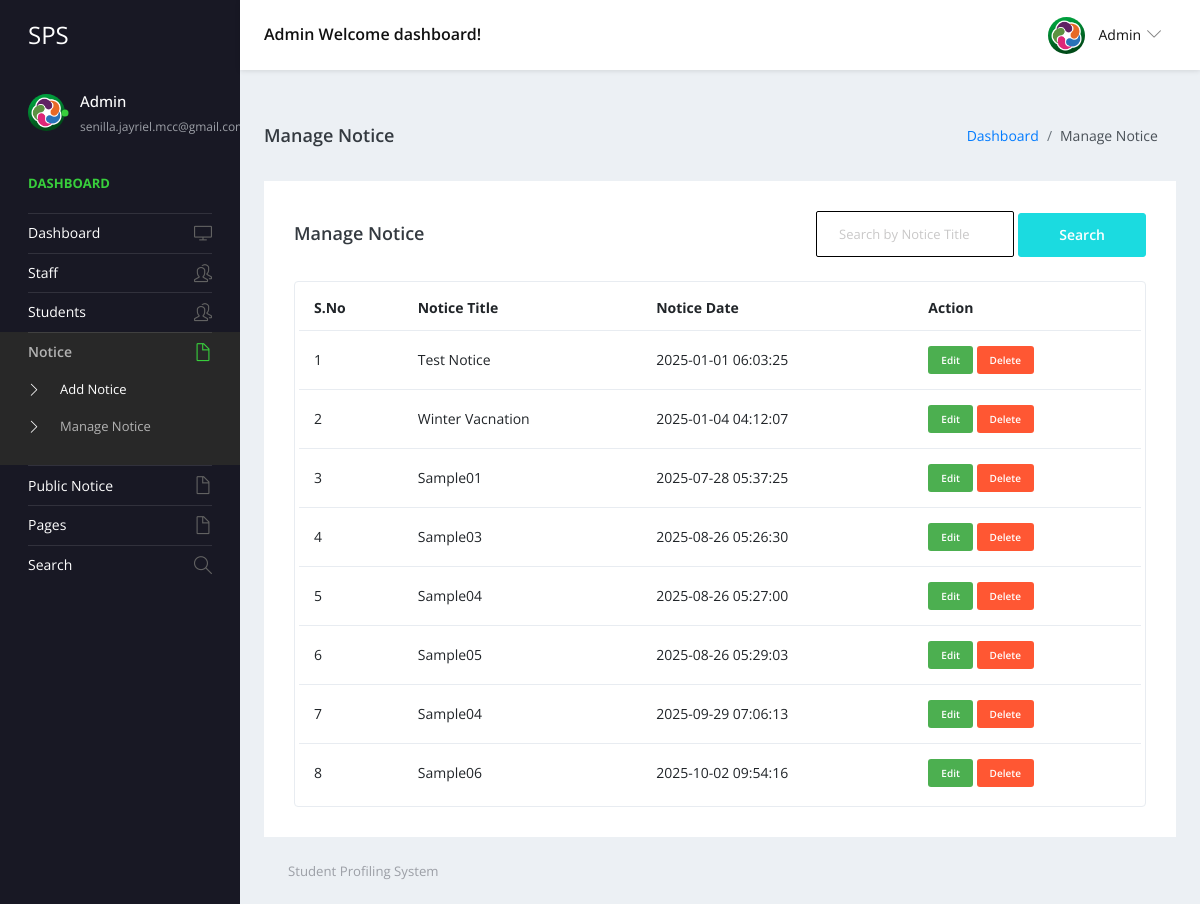
The app's page /admin/manage-notice.php (signed in) with its own data.
### tables this page shows
CREATE TABLE `tblnotice` (
  `ID` int(5) NOT NULL,
  `NoticeTitle` mediumtext DEFAULT NULL,
  `ClassId` int(10) DEFAULT NULL,
  `NoticeMsg` mediumtext DEFAULT NULL,
  `CreationDate` timestamp NULL DEFAULT current_timestamp()
);

### admin/manage-notice.php (the view, shortened to what this page needs)
<?php
include('includes/dbconnection.php');
if (strlen($_SESSION['sturecmsaid'] == 0)) {
  header('location:logout.php');
} else {
  $searchdata = '';
  ?>
  <!DOCTYPE html>
  <html lang="en">
  <head>
    <link rel="stylesheet" href="vendors/simple-line-icons/css/simple-line-icons.css">
    <link rel="stylesheet" href="vendors/flag-icon-css/css/flag-icon.min.css">
    <link rel="stylesheet" href="vendors/css/vendor.bundle.base.css">
    <link rel="stylesheet" href="./css/style.css">
  </head>
  <body>
    <div class="container-scroller">
      <?php include_once('includes/header.php'); ?>
      <div class="container-fluid page-body-wrapper">
        <?php include_once('includes/sidebar.php'); ?>
        <div class="main-panel">
          <div class="content-wrapper">
            <div class="page-header">
              <h3 class="page-title">Manage Notice</h3>
              <nav aria-label="breadcrumb">
                <ol class="breadcrumb">
                  <li class="breadcrumb-item"><a href="dashboard.php">Dashboard</a></li>
                  <li class="breadcrumb-item active" aria-current="page">Manage Notice</li>
                </ol>
              </nav>
            </div>
            <div class="row">
              <div class="col-md-12 grid-margin stretch-card">
                <div class="card">
                  <div class="card-body">
                    <div class="d-sm-flex align-items-center mb-4">
                      <h4 class="card-title mb-sm-0">Manage Notice</h4>
                      <form method="post" class="ml-auto">
                        <input type="text" name="searchdata" class="form-control" placeholder="Search by Notice Title"
                          value="<?php echo htmlentities($searchdata); ?>" style="display: inline-block; width: auto;">
                        <button type="submit" name="search" class="btn btn-primary">Search</button>
                      </form>
                    </div>
                    <div class="table-responsive border rounded p-1">
                      <table class="table">
                        <thead>
                          <tr>
                            <th class="font-weight-bold">S.No</th>
                            <th class="font-weight-bold">Notice Title</th>
                            <th class="font-weight-bold">Notice Date</th>
                            <th class="font-weight-bold">Action</th>
                          </tr>
                        </thead>
                        <tbody>
                          <?php
                          $sql = "SELECT NoticeTitle, CreationDate, ID as nid FROM tblnotice";
                          if (!empty($searchdata)) {
                            $sql .= " WHERE NoticeTitle LIKE :searchdata";
                          } else {
                            $sql .= " LIMIT 15";
                          }
                          $query = $dbh->prepare($sql);
                          $query->execute();
                          $results = $query->fetchAll(PDO::FETCH_OBJ);
                          $cnt = 1;
                          if ($query->rowCount() > 0) {
                            foreach ($results as $row) { ?>
                              <tr>
                                <td><?php echo htmlentities($cnt); ?></td>
                                <td><?php echo htmlentities($row->NoticeTitle); ?></td>
                                <td><?php echo htmlentities($row->CreationDate); ?></td>
                                <td>
                                  <div>
                                    <a href="edit-notice-detail.php?editid=<?php echo htmlentities($row->nid); ?>"
                                      class="btn btn-xs" style="background-color: #4CAF50; color: white;"
                                      target="_blank">Edit</a>
                                    <a href="manage-notice.php?delid=<?php echo ($row->nid); ?>"
                                      onclick="return confirm('Do you really want to Delete ?');" class="btn btn-xs"
                                      style="background-color: #FF5733; color: white;">Delete</a>
                                  </div>
                                </td>
                              </tr>
                              <?php $cnt++;
                            }
                          } else { ?>
                            <tr>
                              <td colspan="4" style="text-align: center; color: red;">No Record Found</td>
                            </tr>
                          <?php } ?>
                        </tbody>
                      </table>
                    </div>
                  </div>
                </div>
              </div>
            </div>
            <?php include_once('includes/footer.php'); ?>
          </div>
        </div>
      </div>
    </div>
  </body>
  </html>
<?php } ?>

### admin/includes/header.php (shortened to what this page needs)
 <nav class="navbar default-layout-navbar col-lg-12 col-12 p-0 fixed-top d-flex flex-row">
        <div class="navbar-brand-wrapper d-flex align-items-center">
          <a class="navbar-brand brand-logo" href="dashboard.php">
            <strong style="color: white;">SPS</strong>
          </a>
        </div><?php
        $aid = isset($_SESSION['sturecmsaid']) ? $_SESSION['sturecmsaid'] : null;
        if ($aid) {
          $sql = "SELECT * from tbladmin where ID=:aid";
          $query = $dbh->prepare($sql);
          $query->bindParam(':aid', $aid, PDO::PARAM_STR);
          $query->execute();
          $results = $query->fetchAll(PDO::FETCH_OBJ);
          if ($query->rowCount() > 0) {
            foreach ($results as $row) {
              $profileImage = !empty($row->Image) ? 'images/' . htmlentities($row->Image) : 'images/faces/face8.jpg';
?>
        <div class="navbar-menu-wrapper d-flex align-items-center flex-grow-1">
          <h5 class="mb-0 font-weight-medium d-none d-lg-flex"><?php  echo htmlentities($row->AdminName);?> Welcome dashboard!</h5>
          <ul class="navbar-nav navbar-nav-right ml-auto">
            <li class="nav-item dropdown d-none d-xl-inline-flex user-dropdown">
              <a class="nav-link dropdown-toggle" id="UserDropdown" href="#" data-toggle="dropdown" aria-expanded="false">
                <img class="img-xs rounded-circle ml-2" src="<?php echo $profileImage; ?>" alt="Profile image"> <span class="font-weight-normal"> <?php  echo htmlentities($row->AdminName);?> </span></a>
                <?php }
          }
        } ?>
            </li>
          </ul>
        </div>
      </nav>

### admin/includes/sidebar.php (shortened to what this page needs)
<nav class="sidebar sidebar-offcanvas" id="sidebar">
  <ul class="nav">
    <li class="nav-item nav-profile">
      <?php
      $aid = isset($_SESSION['sturecmsaid']) ? $_SESSION['sturecmsaid'] : null;
      if ($aid) {
        $sql = "SELECT * from tbladmin where ID=:aid";
        $query = $dbh->prepare($sql);
        $query->bindParam(':aid', $aid, PDO::PARAM_STR);
        $query->execute();
        $results = $query->fetchAll(PDO::FETCH_OBJ);
        if ($query->rowCount() > 0) {
          foreach ($results as $row) {
            $profileImage = !empty($row->Image) ? 'images/' . htmlentities($row->Image) : 'images/faces/face8.jpg';
            ?>
            <a href="profile.php" class="nav-link">
              <div class="profile-image">
                <img class="img-xs rounded-circle" src="<?php echo $profileImage; ?>" alt="profile image">
                <div class="dot-indicator bg-success"></div>
              </div>
              <div class="text-wrapper">
                <p class="profile-name"><?php echo htmlentities($row->AdminName); ?></p>
                <p class="designation"><?php echo htmlentities($row->Email); ?></p>
              </div>
            </a>
          <?php }
        }
      } ?>
    </li>
    <li class="nav-item nav-category">
      <span class="nav-link">Dashboard</span>
    </li>
    <li class="nav-item">
      <a class="nav-link" href="dashboard.php">
        <span class="menu-title">Dashboard</span>
        <i class="icon-screen-desktop menu-icon"></i>
      </a>
    </li>
    <li class="nav-item">
      <a class="nav-link" data-toggle="collapse" href="#ui-basic-staff" aria-expanded="false"
        aria-controls="ui-basic-staff">
        <span class="menu-title">Staff</span>
        <i class="icon-people menu-icon"></i>
      </a>
    </li>
    <li class="nav-item">
      <a class="nav-link" data-toggle="collapse" href="#ui-basic-students" aria-expanded="false"
        aria-controls="ui-basic-students">
        <span class="menu-title">Students</span>
        <i class="icon-people menu-icon"></i>
      </a>
    </li>
    <li class="nav-item">
      <a class="nav-link" data-toggle="collapse" href="#auth" aria-expanded="false" aria-controls="auth">
        <span class="menu-title">Notice</span>
        <i class="icon-doc menu-icon"></i>
      </a>
      <div class="collapse" id="auth">
        <ul class="nav flex-column sub-menu">
          <li class="nav-item"> <a class="nav-link" href="add-notice.php"> Add Notice </a></li>
          <li class="nav-item"> <a class="nav-link" href="manage-notice.php"> Manage Notice </a></li>
        </ul>
      </div>
    </li>
    <li class="nav-item">
      <a class="nav-link" data-toggle="collapse" href="#auth1" aria-expanded="false" aria-controls="auth">
        <span class="menu-title">Public Notice</span>
        <i class="icon-doc menu-icon"></i>
      </a>
    <li class="nav-item">
      <a class="nav-link" data-toggle="collapse" href="#auth2" aria-expanded="false" aria-controls="auth">
        <span class="menu-title">Pages</span>
        <i class="icon-doc menu-icon"></i>
      </a>
    </li>
    <li class="nav-item">
      <a class="nav-link" href="search.php">
        <span class="menu-title">Search</span>
        <i class="icon-magnifier menu-icon"></i>
      </a>
    </li>
    </li>
  </ul>
</nav>

### records on screen
tblnotice: NoticeTitle "Test Notice", CreationDate "2025-01-01 06:03:25"
tblnotice: NoticeTitle "Winter Vacnation", CreationDate "2025-01-04 04:12:07"
tblnotice: NoticeTitle "Sample01", CreationDate "2025-07-28 05:37:25"
tblnotice: NoticeTitle "Sample03", CreationDate "2025-08-26 05:26:30"
tblnotice: NoticeTitle "Sample04", CreationDate "2025-08-26 05:27:00"
tblnotice: NoticeTitle "Sample05", CreationDate "2025-08-26 05:29:03"
tblnotice: NoticeTitle "Sample04", CreationDate "2025-09-29 07:06:13"
tblnotice: NoticeTitle "Sample06", CreationDate "2025-10-02 09:54:16"

### other values on screen
$row->AdminName "Admin"
